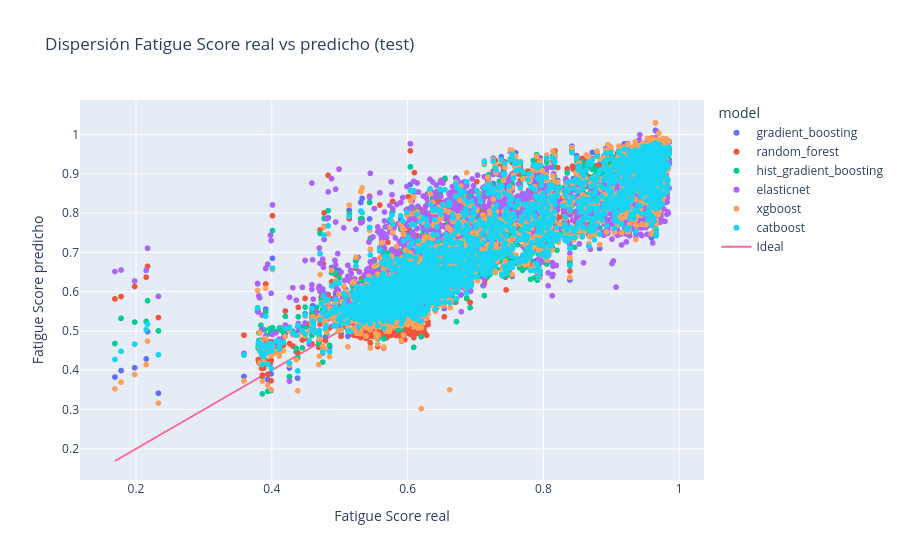
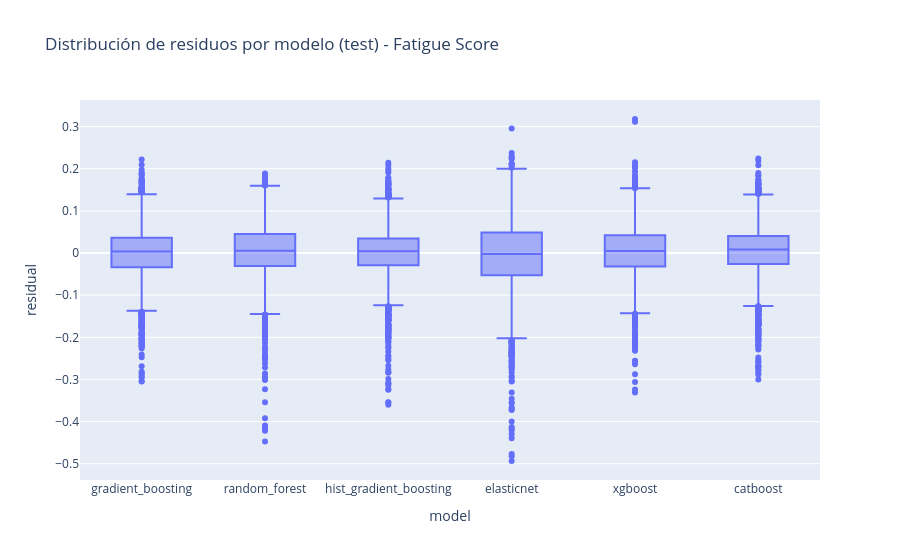

Source (notebook cell) for these figures, in order:
### Markdown cell above
### 3. Residuals and scatters (test)

We inspect how each model performs on the test set.

### Code cell
pred_df["residual"] = pred_df["y_true"] - pred_df["y_pred"]

scatter_title = f"Dispersión {target_label} real vs predicho (test)"
fig = px.scatter(
    pred_df,
    x="y_true",
    y="y_pred",
    color="model",
    title=scatter_title,
    labels={"y_true": f"{target_label} real", "y_pred": f"{target_label} predicho"},
)
fig.add_trace(
    go.Scatter(
        x=[pred_df.y_true.min(), pred_df.y_true.max()],
        y=[pred_df.y_true.min(), pred_df.y_true.max()],
        mode="lines",
        name="Ideal",
    )
)
fig.show()

fig = px.box(
    pred_df,
    x="model",
    y="residual",
    title=f"Distribución de residuos por modelo (test) - {target_label}",
)
fig.show()

### Figure 1 — Plotly figure (JSON) as saved in the notebook; plotly's stock layout.template omitted (floating-point values rounded to 4 significant figures; data arrays with more than 128 entries replaced by an {"elided": "..."} marker saying what was removed)
{"data": [{"hovertemplate": "model=gradient_boosting<br>Fatigue Score real=%{x}<br>Fatigue Score predicho=%{y}<extra></extra>", "legendgroup": "gradient_boosting", "marker": {"color": "#636efa", "symbol": "circle"}, "mode": "markers", "name": "gradient_boosting", "showlegend": true, "type": "scattergl", "x": {"elided": "2954 float values"}, "xaxis": "x", "y": {"elided": "2954 float values"}, "yaxis": "y"}, {"hovertemplate": "model=random_forest<br>Fatigue Score real=%{x}<br>Fatigue Score predicho=%{y}<extra></extra>", "legendgroup": "random_forest", "marker": {"color": "#EF553B", "symbol": "circle"}, "mode": "markers", "name": "random_forest", "showlegend": true, "type": "scattergl", "x": {"elided": "2954 float values"}, "xaxis": "x", "y": {"elided": "2954 float values"}, "yaxis": "y"}, {"hovertemplate": "model=hist_gradient_boosting<br>Fatigue Score real=%{x}<br>Fatigue Score predicho=%{y}<extra></extra>", "legendgroup": "hist_gradient_boosting", "marker": {"color": "#00cc96", "symbol": "circle"}, "mode": "markers", "name": "hist_gradient_boosting", "showlegend": true, "type": "scattergl", "x": {"elided": "2954 float values"}, "xaxis": "x", "y": {"elided": "2954 float values"}, "yaxis": "y"}, {"hovertemplate": "model=elasticnet<br>Fatigue Score real=%{x}<br>Fatigue Score predicho=%{y}<extra></extra>", "legendgroup": "elasticnet", "marker": {"color": "#ab63fa", "symbol": "circle"}, "mode": "markers", "name": "elasticnet", "showlegend": true, "type": "scattergl", "x": {"elided": "2954 float values"}, "xaxis": "x", "y": {"elided": "2954 float values"}, "yaxis": "y"}, {"hovertemplate": "model=xgboost<br>Fatigue Score real=%{x}<br>Fatigue Score predicho=%{y}<extra></extra>", "legendgroup": "xgboost", "marker": {"color": "#FFA15A", "symbol": "circle"}, "mode": "markers", "name": "xgboost", "showlegend": true, "type": "scattergl", "x": {"elided": "2954 float values"}, "xaxis": "x", "y": {"elided": "2954 float values"}, "yaxis": "y"}, {"hovertemplate": "model=catboost<br>Fatigue Score real=%{x}<br>Fatigue Score predicho=%{y}<extra></extra>", "legendgroup": "catboost", "marker": {"color": "#19d3f3", "symbol": "circle"}, "mode": "markers", "name": "catboost", "showlegend": true, "type": "scattergl", "x": {"elided": "2954 float values"}, "xaxis": "x", "y": {"elided": "2954 float values"}, "yaxis": "y"}, {"mode": "lines", "name": "Ideal", "type": "scatter", "x": [0.169, 0.985], "y": [0.169, 0.985]}], "layout": {"legend": {"title": {"text": "model"}, "tracegroupgap": 0}, "title": {"text": "Dispersión Fatigue Score real vs predicho (test)"}, "xaxis": {"anchor": "y", "domain": [0, 1], "title": {"text": "Fatigue Score real"}}, "yaxis": {"anchor": "x", "domain": [0, 1], "title": {"text": "Fatigue Score predicho"}}}}

### Figure 2 — Plotly figure (JSON) as saved in the notebook; plotly's stock layout.template omitted (floating-point values rounded to 4 significant figures; data arrays with more than 128 entries replaced by an {"elided": "..."} marker saying what was removed)
{"data": [{"alignmentgroup": "True", "hovertemplate": "model=%{x}<br>residual=%{y}<extra></extra>", "legendgroup": "", "marker": {"color": "#636efa"}, "name": "", "notched": false, "offsetgroup": "", "orientation": "v", "showlegend": false, "type": "box", "x": {"elided": "17724 str values"}, "x0": " ", "xaxis": "x", "y": {"elided": "17724 float values"}, "y0": " ", "yaxis": "y"}], "layout": {"boxmode": "group", "legend": {"tracegroupgap": 0}, "title": {"text": "Distribución de residuos por modelo (test) - Fatigue Score"}, "xaxis": {"anchor": "y", "domain": [0, 1], "title": {"text": "model"}}, "yaxis": {"anchor": "x", "domain": [0, 1], "title": {"text": "residual"}}}}
